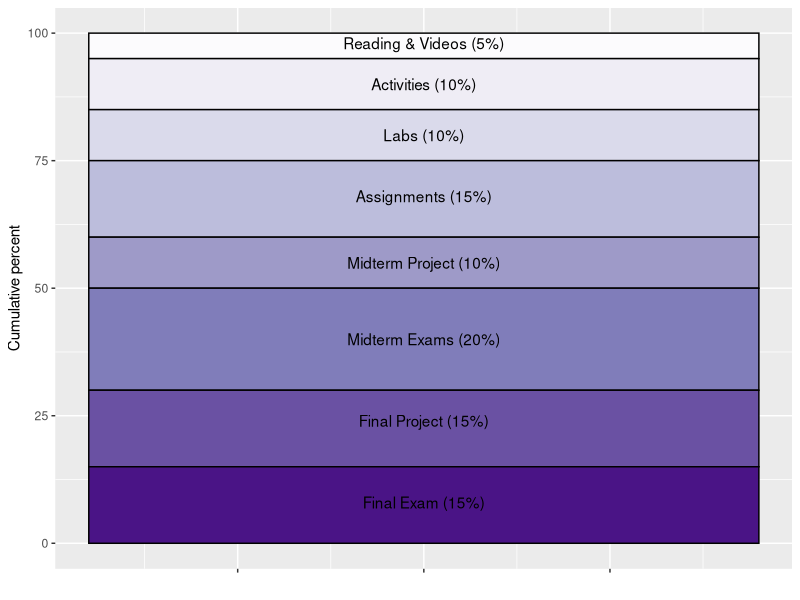

This figure's R source: (Note: this script raises an error after producing the figure.)
## ---- chunk 1
knitr::opts_chunk$set(echo = FALSE,
                      warning = FALSE, 
                      message = FALSE)

library(RColorBrewer)
library(tidyverse)

pal <- brewer.pal(n = 8, name = "Purples")
## ---- chunk 2
grades <- tribble(
  ~category,  ~percent,
  "Reading & Videos", 5,
  "Activities", 10,
  "Labs", 10,
  "Assignments", 15,
  "Midterm Project", 10, 
  "Midterm Exams (2)", 20,
  "Final Project", 15,
  "Final Exam", 15
) %>% 
  mutate(category = factor(category, 
                           levels = c(
                             "Reading & Videos",
                             "Activities",
                             "Labs",
                             "Assignments",
                             "Midterm Project",
                             "Midterm Exams (2)",
                             "Final Project",
                             "Final Exam")
                           )
         ) %>% 
  mutate(
    location = rep(1, 8) 
  )

grades %>% 
  ggplot(aes(x = location, y = percent)) +
  geom_col(aes(fill = category), col = 'black') + 
  guides(fill = "none") + 
  geom_text(aes(x = rep(1, 8), 
                label = c(
                  "Reading & Videos (5%)",
                  "Activities (10%)",
                  "Labs (10%)",
                  "Assignments (15%)",
                  "Midterm Project (10%)",
                  "Midterm Exams (20%)",
                  "Final Project (15%)", 
                  "Final Exam (15%)"
                  ), 
                y = c(98, 90, 80, 68, 55, 40, 24, 8)
                )
            ) + 
  labs(x = '', y = 'Cumulative percent') + 
  theme(axis.text.x = element_blank()) +
  scale_fill_manual(values = pal)
## ---- chunk 3
knitr::include_graphics('course images/during_week.jpg')

#knitr::include_graphics('course images/weekend.jpg')

